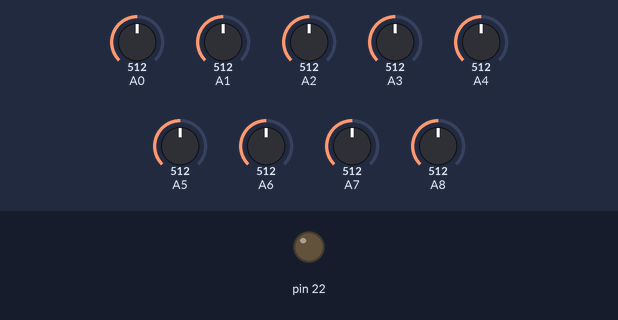
A sketch run on a simulated Arduino Mega 2560, built with avr-gcc and run on an emulated ATmega2560. Parts: output pins drawn as LEDs (lit = HIGH). The test bench sets the inputs (shaded band); at power-on: A0 = 512, A1 = 512, A2 = 512, A3 = 512, A4 = 512, A5 = 512, A6 = 512, A7 = 512, A8 = 512. What the sketch prints to the serial monitor is not drawn.

Above: at 6.1 s.
At 23.6 s:
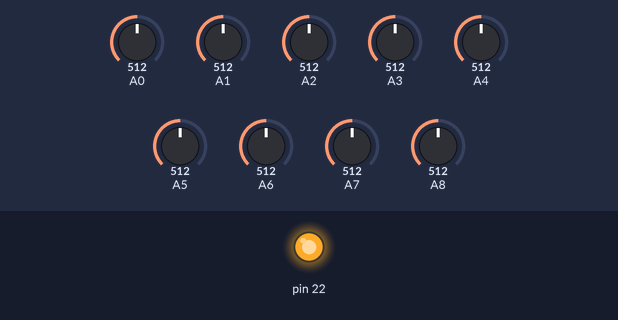
Timing chart, 0 to 45.7 s (numbered marks = the images above):
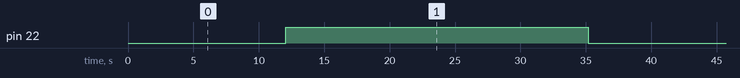

Measured:
- by itself, pin 22: alternates HIGH for 23.1 s and LOW for 11.8 s

The sketch:

measuring_device.ino
```cpp
struct meas{
  double bocznikF = 0;
  double bocznikS = 0;

  double bocznik = 0;

  double zasilanie = 0;

  double ampers = 0;
  double wats = 0;

  double lastAvgBocznik = 0;
  double lastAvgZasilanie = 0;
  double lastAvgAmpers = 0;
  double lastAvgWats = 0;

  double avgBocznik = 0;
  double avgZasilanie = 0;
  double avgAmpers = 0;
  double avgWats = 0;
};
  unsigned long int zasiteration = 1;
  unsigned long int iteration = 1;
  int lastIteration = 1;

  String outStr = "";
  int sectionQuantity = 3;


void setup() {
  // put your setup code here, to run once:
  pinMode(22, OUTPUT);
  Serial.begin(9600);
  String info = "time iteration ";
  for (int section = 0; section < sectionQuantity; section++)
  {
    info = info + "bocznikF bocznikS bocznik lastAvgZasilanie lastAvgAmpers lastAvgWats  avgZasilanie avgAmpers avgWats ";
  }
  Serial.println(info);
}


  struct meas m[3];

void loop() {

  if(lastIteration <= 20)
  {
    digitalWrite(22,LOW);
    delay(200);
    for (int section = 0; section < sectionQuantity; section++)
    {
      m[section].zasilanie = float(analogRead(A2 + (section * sectionQuantity)) * 25) / 1024;
      m[section].lastAvgZasilanie = m[section].lastAvgZasilanie + (m[section].zasilanie - m[section].lastAvgZasilanie ) / float(lastIteration);
      m[section].avgZasilanie = m[section].avgZasilanie + (m[section].zasilanie - m[section].avgZasilanie ) / double(zasiteration);
    }
    lastIteration++;
    zasiteration++;
  }
  else
  {
    digitalWrite(22,HIGH);
    delay(200);
    for (int section = 0; section < sectionQuantity; section++)
    {
      m[section].bocznikF = double(analogRead(A1 + (section * sectionQuantity)) * 5) / 1024;
      m[section].bocznikS = double(analogRead(A0 + (section * sectionQuantity)) * 5) / 1024;


      m[section].bocznik = (m[section].bocznikF - m[section].bocznikS);

      m[section].ampers = m[section].bocznik / 0.22;
      m[section].wats = m[section].ampers * m[section].lastAvgZasilanie;


      m[section].lastAvgBocznik = m[section].lastAvgBocznik + (m[section].bocznik - m[section].lastAvgBocznik ) / float(lastIteration-20);
      m[section].lastAvgAmpers = m[section].lastAvgAmpers + (m[section].ampers - m[section].lastAvgAmpers ) / float(lastIteration-20);
      m[section].lastAvgWats = m[section].lastAvgWats + (m[section].wats - m[section].lastAvgWats ) / float(lastIteration-20);

      m[section].avgBocznik = m[section].avgBocznik + (m[section].bocznik - m[section].avgBocznik ) / float(iteration);
      m[section].avgAmpers = m[section].avgAmpers + (m[section].ampers - m[section].avgAmpers ) / double(iteration);
      m[section].avgWats = m[section].avgWats + (m[section].wats - m[section].avgWats ) / double(iteration);
    }
    lastIteration++;
    iteration++;
  }


  //if(lastIteration >= 60){
    outStr = String(float(millis() / float(1000))) + " " + String(iteration) + " ";

    for (int section = 0; section < sectionQuantity; section++)
    {
      outStr = outStr + String(m[section].bocznik,5) + " " + String(m[section].bocznikF,5) + " " + String(m[section].bocznikS,5) + " ";

      outStr = outStr + String(m[section].lastAvgZasilanie,5) + " " + String(m[section].avgZasilanie,5) + " ";
      outStr = outStr + String(m[section].lastAvgAmpers,5) + " " +  String(m[section].avgAmpers,5) + " ";
      outStr = outStr + String(m[section].lastAvgWats,5) + " " + String(m[section].avgWats,5) + "    ";
    }
    Serial.println(outStr);

    outStr = "";

      if(lastIteration >= 60){
    lastIteration = 1;
    }

  delay(200);
}
```
